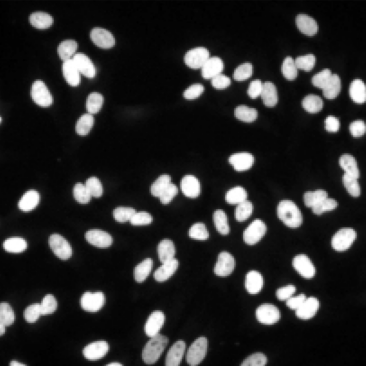
#> input picture Lectures/02 - Basic image manipulation/nuclei1.tif, 366 x 366 px
$ jupyter execute --allow-errors lecture2_images.ipynb
#> lines starting #> are read from the running program, lines starting #| are printed output that depends on the picture
[cell 1]
import matplotlib.pyplot as plt

img = plt.imread("nuclei1.tif")
#> img is the input picture: shape (366, 366); min 0, max 255, mean 44.3

fig, ax = plt.subplots(ncols=2, nrows=2, figsize = (5, 5))

ax[0, 0].imshow(img, "gray")
ax[0, 1].imshow(img, "viridis")
ax[1, 0].imshow(img, "Greens")
ax[1, 1].imshow(img, "PuBu")

for a in ax.ravel():
    a.axis("off")

plt.show()

[cell 2]
img1 = img[0:100, 0:100]
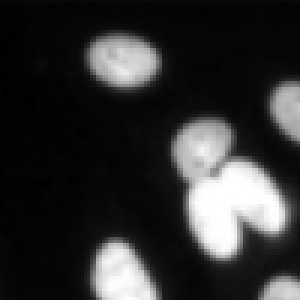
#> img1: shape (100, 100) (shown 3 times larger); min 0, max 255, mean 48.8
img2 = img[:, 0:100]
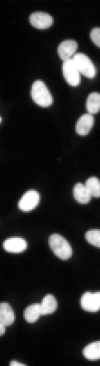
#> img2: shape (366, 100); min 0, max 255, mean 42.8

print(img.shape)
#| (366, 366)
print(img1.shape)
#| (100, 100)
print(img2.shape)
#| (366, 100)

[cell 3]
import numpy as np
from matplotlib.patches import Rectangle
from skimage.transform import downscale_local_mean

fig, ax = plt.subplots(1, 2, figsize = (12, 6))

np.random.seed(42)
img = np.random.choice(range(150), (10, 10))
img = np.zeros((10, 10))

for x in range(10):
    for y in range(10):
        img[x, y] = (10-x) * (10-y) + 50 + np.random.normal(10)

img = img.astype(int)
ax[0].imshow(img, cmap="gray")
ax[0].axis("off")

for x in range(2):
    for y in range(2):
        ax[0].text(x, y, img[x,y], size = 16, horizontalalignment="center", verticalalignment="center", color = "black")
for x in range(2,4):
    for y in range(2):
        ax[0].text(x, y, img[x,y], size = 16, horizontalalignment="center", verticalalignment="center", color = "red")
for x in range(4,6):
    for y in range(2):
        ax[0].text(x, y, img[x,y], size = 16, horizontalalignment="center", verticalalignment="center", color = "orange")

img_small = downscale_local_mean(img, (2, 2)).astype(int)
ax[1].imshow(img_small, cmap="gray")
ax[1].axis("off")

ax[1].text(0, 0, img_small[0,0], size = 16, horizontalalignment="center", color = "black")
ax[1].text(1, 0, img_small[1,0], size = 16, horizontalalignment="center", color = "red")
ax[1].text(2, 0, img_small[2,0], size = 16, horizontalalignment="center", color = "orange")

ax[0].set_title("10x10 image")
ax[1].set_title("5x5 image - local mean reduction")
plt.show()

[cell 4]
img = np.zeros((100, 100)).astype(int)
for i in range(0, 100, 8):
    img[:, i:(i+4)] = 254
    img[i:(i+2)] = 254
img_small = downscale_local_mean(img, factors=(3, 3))
fig, ax = plt.subplots(1, 2, figsize = (12, 6))

np.random.seed(42)

ax[0].imshow(img, cmap="gray")
ax[0].axis("off")
ax[1].imshow(img_small, cmap="gray", vmin=0, vmax=255)
ax[1].axis("off")
ax[0].set_xlim(0, 100)
ax[0].set_ylim(0, 100)
ax[1].set_xlim(0, 100)
ax[1].set_ylim(0, 100)

plt.show()
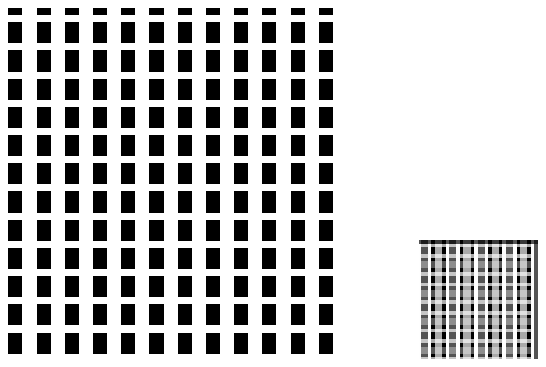
#> figure drawn by matplotlib, 2 panels

[cell 5]
from skimage.transform import rescale, resize
np.random.seed(12345)
img = np.random.choice(range(255), (5, 5)).astype(int)
img_scaled = rescale(img, 2, order=0)
img_scaled = img_scaled[::-1]
fig, ax = plt.subplots(1, 2)
ax[0].imshow(img, cmap="gray")
for x in range(1,5):
    for y in range(1,5):
        ax[0].axvline(x-0.5, 0, 0.47, c="red", linewidth=0.1)
        ax[0].axhline(y-0.5, 0, 0.47, c="red", linewidth=0.1)
ax[0].axis("off")
ax[0].set_ylim((-0.5, 10))
ax[0].set_xlim((-0.5, 10))
ax[1].imshow(img_scaled, cmap="gray")
for x in range(1,10):
    for y in range(1,10):
        ax[1].axvline(x-0.5, 0, 1, c="red", linewidth=0.05)
        ax[1].axhline(y-0.5, 0, 1, c="red", linewidth=0.05)
ax[1].axis("off")
plt.show()

[cell 6]
from skimage.transform import rescale, resize
np.random.seed(12345)
img = np.random.choice(range(255), (5, 5)).astype(int)
img_scaled = rescale(img[::-1], 2, order=1)
fig, ax = plt.subplots(1, 2)
ax[0].imshow(img, cmap="gray")
ax[0].axis("off")
ax[0].set_ylim((-0.5, 10))
ax[0].set_xlim((-0.5, 10))

ax[1].imshow(img_scaled, cmap="gray")
ax[1].axis("off")
plt.show()
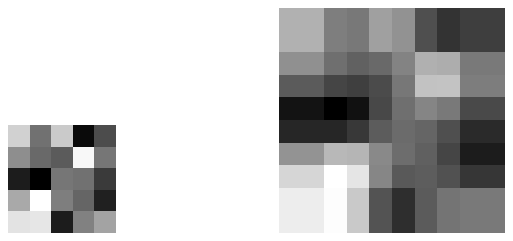
#> figure drawn by matplotlib, 2 panels

[cell 7]
from skimage.transform import rescale, resize
from matplotlib.patches import Rectangle

np.random.seed(1245)
img = np.random.choice(range(255), (5, 5)).astype(int)

img_scaled = rescale(img, 2, order=1, preserve_range=True)
fig, ax = plt.subplots(1, 2)
ax[0].imshow(img, cmap="gray")
ax[0].axis("off")
ax[1].imshow(img_scaled, cmap="gray")
ax[1].axis("off")

# [14 lines of commented-out code are left out]


plt.show()
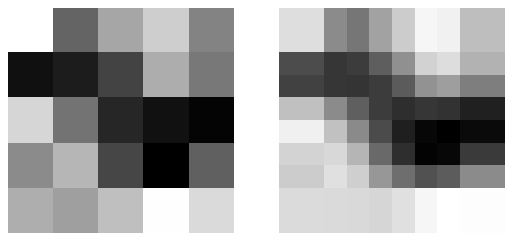
#> figure drawn by matplotlib, 2 panels

[cell 8]
np.random.seed(1245)
img = np.array([[0, 60]]).astype(int)
img_scaled = rescale(img, (1, 3), order=1, preserve_range=True).astype(int)

print(img)
print(img_scaled)
print(np.linspace(0, 60, 6))

#> (a cell that did not finish here is left out)

[cell 10]
from skimage.transform import warp, SimilarityTransform

plt.imshow(img, cmap="gray")
plt.show()
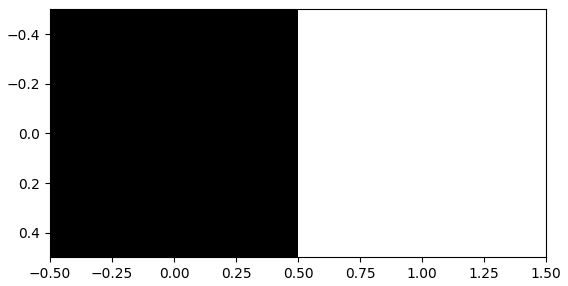
#> figure drawn by matplotlib, 1 panel

tr_matrix = SimilarityTransform(translation=(-20, -20))
rot_matrix = SimilarityTransform(rotation=np.deg2rad(40))
tr_matrix2 = SimilarityTransform(translation=(20, 20))

plt.imshow(warp(img, tr_matrix+rot_matrix+tr_matrix2, order=1), cmap="gray")

plt.show()
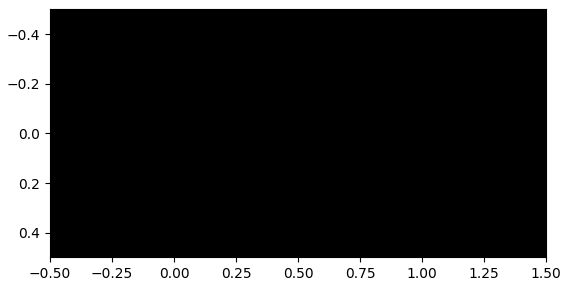
#> figure drawn by matplotlib, 1 panel

[cell 11]
from skimage.transform import rotate
from skimage import img_as_float, img_as_ubyte

fig, ax = plt.subplots(1, 2)
img = plt.imread("nuclei1.tif")
img = img_as_float(img)
img = img + 0.1
img = np.clip(img, 0, 1)
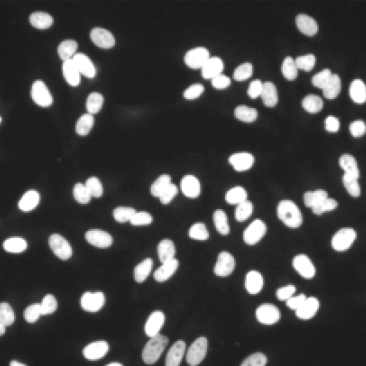
#> img: shape (366, 366) float64; min 0.1, max 1, mean 0.271
img = img_as_ubyte(img)

ax[0].imshow(img, cmap="gray")
ax[1].imshow(rotate(img, 40), cmap="gray")
for a in ax:
    a.axis("off")
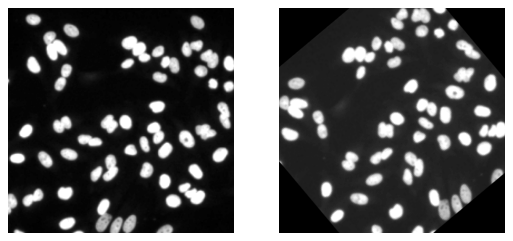
#> figure drawn by matplotlib, 2 panels

[cell 12]
a = np.array([[1],[2],[1]])
m = np.array([[1,2,3],[4,5,6]])

print(m.shape)
print(a.shape)
np.dot(m, a)

[cell 13]
m = SimilarityTransform(translation=(2,5))

img = np.ones(shape=(10, 10))
img[5:7, 5:7] = 0
img_translated = warp(img, m)

fig, ax = plt.subplots(2,1)

ax[0].imshow(img, cmap="gray")
ax[1].imshow(img_translated, cmap="gray")
plt.show()
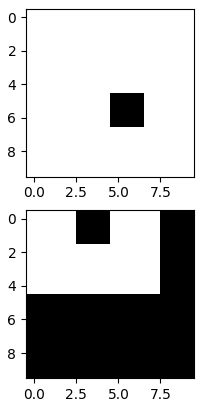
#> figure drawn by matplotlib, 2 panels
